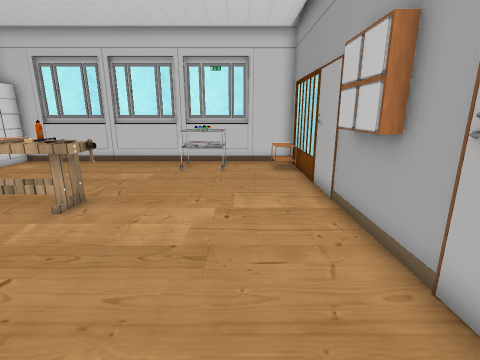
[1] (above)

12 first-person views from a walk through a Unity game level. The camera is 1.3 m above the floor, tilts 14° down and sees 85° across. The floor is counted in squares, 0.5 m on a side. Each view is taken from the middle of a square. On the plan, view 1 faces up. The plan holds only what a view shows up to about 18 squares ahead; the rest is blank. Some animated figures are left out. Door leaves are left out, so doorways stand open. Some surface patterns are stand-ins.

[2]
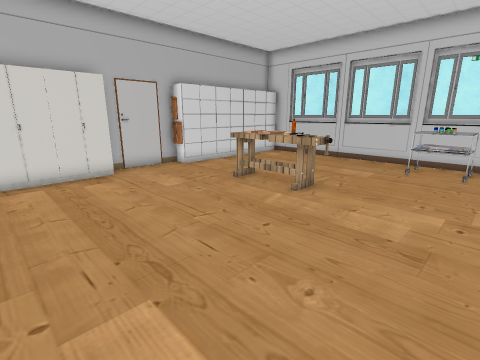

[3]
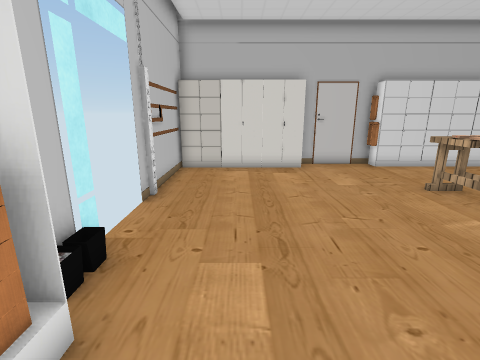

[4]
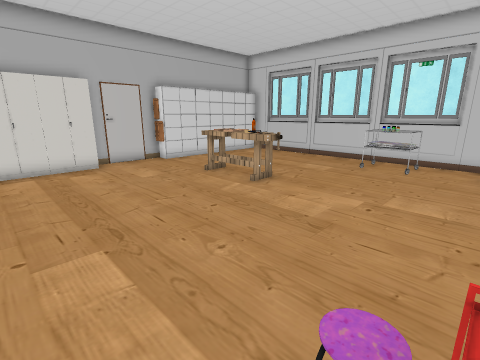

[5]
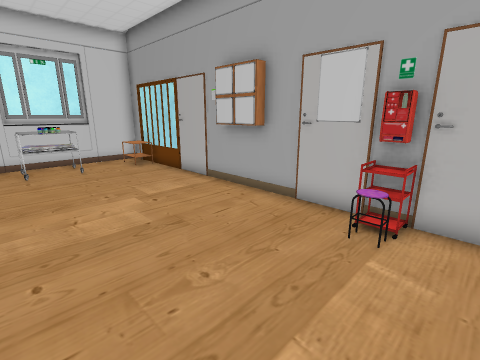

[6]
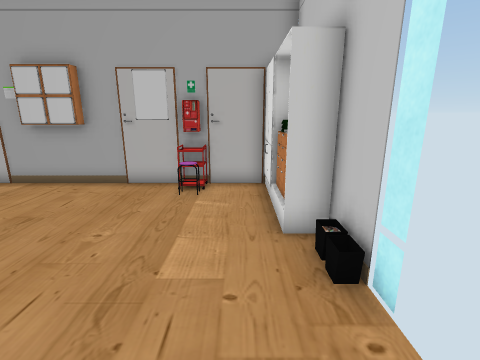

[7]
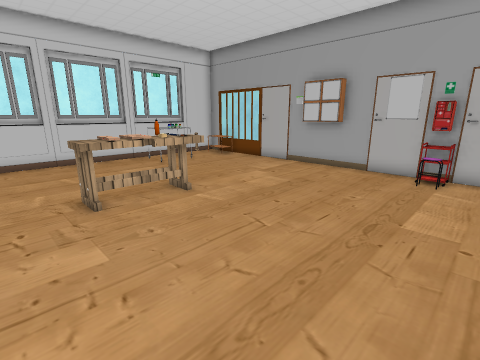

[8]
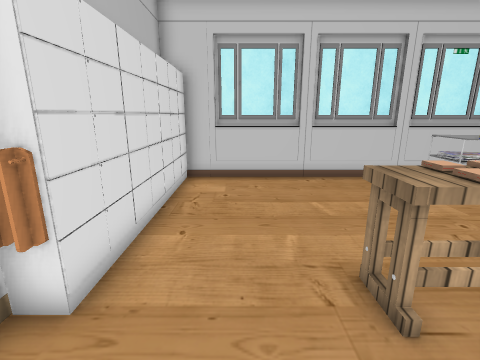

[9]
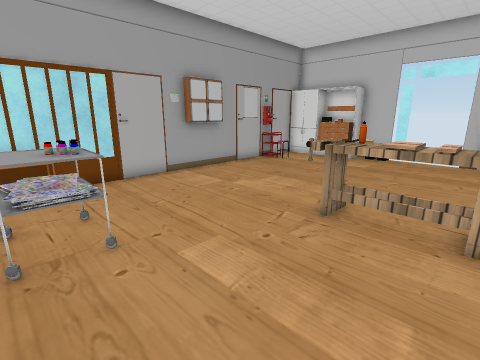

[10]
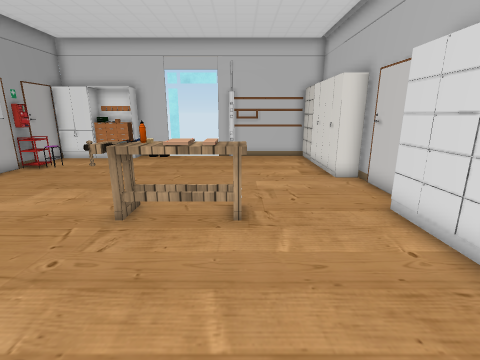

[11]
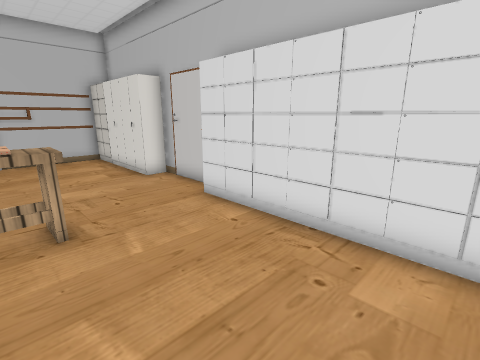

[12]
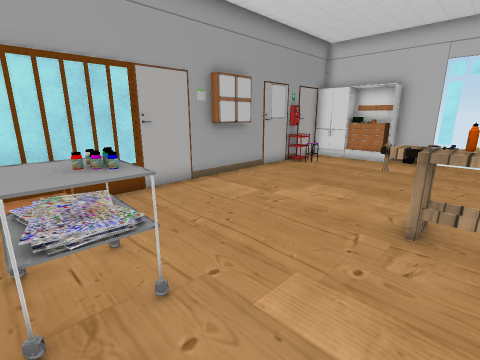

### Floor plan
Points are (right, up) in squares from view 1. A wall is a line through its corners. A room is listed if a view was taken in it or the views show most of it. See-through windows are left out.
Room 1 (views 1, 2, 3, 4, 5, 6, 7, 8, 9, 10, 11, 12)
walls: (-12.1, 7) (-13, 7) (-13, 3.1) (-12, 3.1) (-12, -3); (2.9, 7.4) (2.9, 15) (-12.2, 15) (-12.2, 6.6); (-4.2, -3) (0.8, -3); (-7.8, -2.8) (-7.3, -2.8); (-7.4, -3) (-6.6, -3); (-3.5, 15.2) (-7, 15.2); (-7.5, 15.2) (-11.1, 15.2); (-1.6, -3) (-1.6, -2) (2.9, -2) (2.9, 5.6); (-1.2, -3) (-1.2, -2.1) (0.9, -2.1); (0.5, 15.2) (-3.1, 15.2); (-12.5, -3) (-7.6, -3)
low walls: (1.7, 12.4) (1.7, 14)
ways out: open door at (-5, -3)
objects: bench (-8, 7) to (-4, 8); other object (-5, 7); cart (-3, 12) to (-1, 14); cart (2, 0) to (2, 1); other object (2, 5) to (3, 6); other object (3, 7)

Positions as (right, up) in squares from view 1, and headings:
1: (0, 0), facing up
2: (0, -1), facing up-left
3: (1, 0), facing left
4: (2, -1), facing up-left
5: (-4, -1), facing up-right
6: (-7, -1), facing right
7: (-10, -1), facing up-right
8: (-10, 4), facing up
9: (-8, 14), facing down-right
10: (-8, 14), facing down
11: (-7, 14), facing down-left
12: (-6, 14), facing down-right
